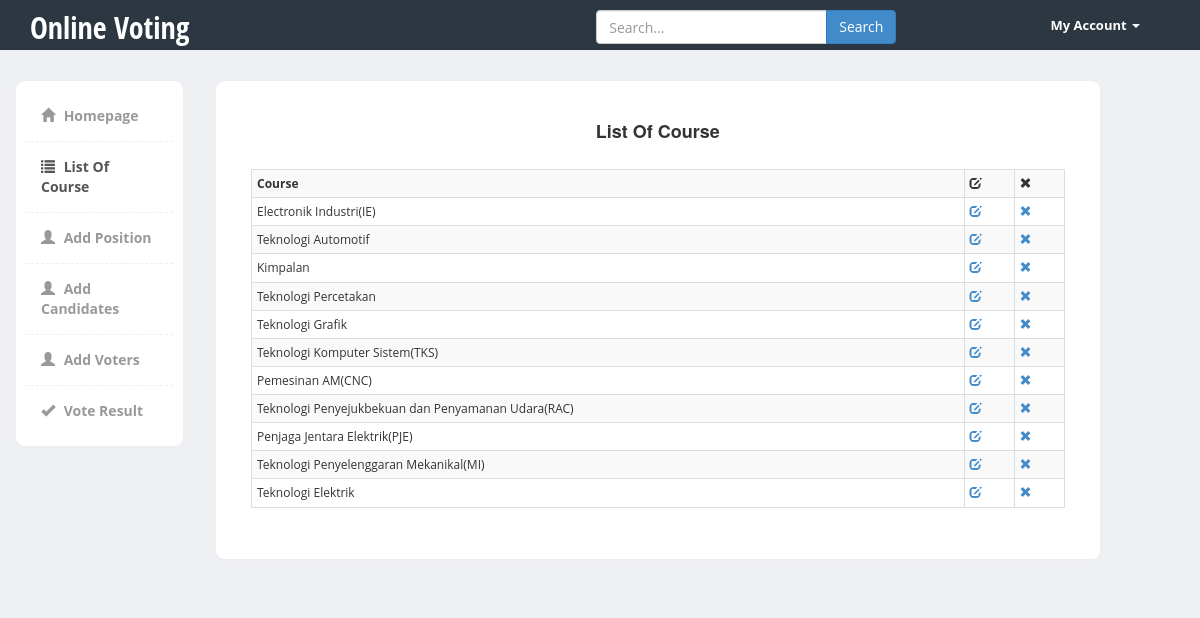
Page /admin/add_pos_org.php on the committed database.
### tables this page shows
CREATE TABLE `course` (
  `id` int(11) NOT NULL,
  `course` varchar(60) NOT NULL
);

### admin/classes/Organization.php (called while the page is built, shortened)
<?php
class Organization
{
    public function READ_ORG() {
        global $db;
        $sql = "SELECT * FROM course";
        if(!$stmt = $db->prepare($sql)) {
            echo $stmt->error;
        } else {
            $stmt->execute();
            $result = $stmt->get_result();
        }
        return $result;
    }
}

### admin/add_pos_org.php (the view, shortened to what this page needs)
<?php
require ("../includes/connection.php");
require("./classes/Organization.php");
?>
<!DOCTYPE html>
<html>
  <head>
    <link href="../bootstrap/css/bootstrap.min.css" rel="stylesheet">
    <link href="../css/styles.css" rel="stylesheet">
  </head>
  <body>
      <div class="header">
	     <div class="container">
	        <div class="row">
	           <div class="col-md-5">
	              <div class="logo">
	                 <h1><a href="index.php">Online Voting</a></h1>
	              </div>
	           </div>
	           <div class="col-md-5">
	              <div class="row">
	                <div class="col-lg-12">
	                  <div class="input-group form">
	                       <input type="text" class="form-control" placeholder="Search...">
	                       <span class="input-group-btn">
	                         <button class="btn btn-primary" type="button">Search</button>
	                       </span>
	                  </div>
	                </div>
	              </div>
	           </div>
	           <div class="col-md-2">
	              <div class="navbar navbar-inverse" role="banner">
	                  <nav class="collapse navbar-collapse bs-navbar-collapse navbar-right" role="navigation">
	                    <ul class="nav navbar-nav">
	                      <li class="dropdown">
	                        <a href="#" class="dropdown-toggle" data-toggle="dropdown">My Account <b class="caret"></b></a>
	                      </li>
	                    </ul>
	                  </nav>
	              </div>
	           </div>
	        </div>
	     </div>
	</div>
    <div class="page-content">
    	<div class="row">
		  <div class="col-md-2">
		  	<div class="sidebar content-box" style="display: block;">
                <ul class="nav">
                    <li><a href="homepage.php"><i class="glyphicon glyphicon-home"></i> Homepage</a></li>
                    <li class="current"><a href="add_pos_org.php"><i class="glyphicon glyphicon-list"></i> List Of Course</a></li>
                    <li><a href="add_pos.php"><i class="glyphicon glyphicon-user"></i> Add Position</a></li>
                    <li><a href="add_candidates.php"><i class="glyphicon glyphicon-user"></i> Add Candidates</a></li>
                    <li><a href="add_voters.php"><i class="glyphicon glyphicon-user"></i> Add Voters</a></li>
                    <li><a href="vote_result.php"><i class="glyphicon glyphicon-ok"></i> Vote Result</a></li>
                </ul>
             </div>
		  </div>
      <div class="col-md-10">
      <div class="row">
        <div class="col-md-11">
  					<div class="content-box-large">
		  				<div class="panel-heading">
                         <center><h4><b>List Of Course</b></h4></center><br>
            <?php
            $readOrg = new Organization();
            $rtnReadOrg = $readOrg->READ_ORG();
            ?>
            <div class="table-responsive">
                <?php if($rtnReadOrg) { ?>
                <table class="table table-bordered table-condensed table-striped">
                    <tr>
                        <th>Course</th>
                        <th><span class="glyphicon glyphicon-edit"></span></th>
                        <th><span class="glyphicon glyphicon-remove"></span></th>
                    </tr>
                    <?php while($rowOrg = $rtnReadOrg->fetch_assoc()) { ?>
                    <tr>
                        <td><?php echo $rowOrg['course']; ?></td>
                        <td><a href="http://localhost/latest/admin/edit_org.php?id=<?php echo $rowOrg['id']; ?>"><span class="glyphicon glyphicon-edit"></span></a></td>
                        <td><a href="http://localhost/latest/admin/del_org.php?id=<?php echo $rowOrg['id']; ?>"><span class="glyphicon glyphicon-remove"></span></a></td>
                    </tr>
                    <?php }  ?>
                </table>
                <?php }  ?>
            </div>
        </div>
    </div>
</div>
</div>
</div>
      </div>
      </div>
    </body>

### css/styles.css (style rules this page uses)
body { font-family: 'Open Sans', sans-serif; background-color: #f7f7f7; position: relative; margin: 0px; font-size: 12px; padding: 0px; }
.page-content > .row { margin-left: 0px !important; margin-right: 0px !important; margin-top: 30px; }
.header { height:50px; background-color: #2c3742; }
.header .logo h1 { font-size:30px; margin:0px; padding:10px 0px; }
.header .logo h1 a { color:#fff; font-family: 'Open Sans Condensed', sans-serif; }
.header .form { margin-top:10px; width:100%; max-width:300px; margin:10px auto; }
.header .navbar * { box-shadow:none !important; }
.header .navbar { background:none !important; border:0px !important; }
.header .navbar .nav > li > a { color:#fff !important; font-size:13px !important; border-bottom:0px !important; margin-top:0px !important; font-weight:bold; }
.header .navbar-collapse { border:0px !important; }
.header .navbar-nav .caret { border-top-color:#fff !important; border-bottom-color:#fff !important; }
.content-box, .content-box-large { margin-bottom:30px; background:#fff; border-radius:10px; padding:10px; border-left:1px solid #eee; border-top:1px solid #eee; border-right:2px solid #eee; border-bottom:2px solid #eee; }
.content-box-large { padding: 20px; }
.sidebar ul.nav, .sidebar ul.nav ul { list-style: none; padding: 0px; margin: 0px; }
.sidebar .nav > li { margin: 0; border-bottom:1px dashed #eee; }
.sidebar .nav > li:last-child { border-bottom:0px; }
.sidebar .nav > li > a { font-size: 14px; line-height: 20px; padding: 15px 15px; color: #999; display: block; font-weight:bold; background:none; text-decoration: none; border-top:0px; font-weight:bold; }
.sidebar .nav > li > a > i { margin-right:5px; }
.sidebar .nav li a:hover, .sidebar .nav li.current > a { background: #fff; color: #555; border-bottom:0px; }
body { background-color: #eff0f3; }

### rows in the picture
course: course "Electronik Industri(IE)"
course: course "Teknologi Automotif"
course: course "Kimpalan"
course: course "Teknologi Percetakan"
course: course "Teknologi Grafik"
course: course "Teknologi Komputer Sistem(TKS)"
course: course "Pemesinan AM(CNC)"
course: course "Teknologi Penyejukbekuan dan Penyamanan Udara(RAC)"
course: course "Penjaga Jentara Elektrik(PJE)"
course: course "Teknologi Penyelenggaran Mekanikal(MI)"
course: course "Teknologi Elektrik"
